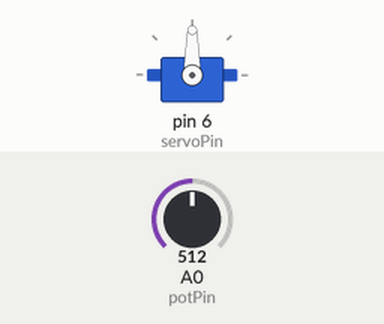
Recording of a sketch running on a simulated Arduino Uno, built with avr-gcc and run on an emulated ATmega328P. Shown: servo. Inputs (shaded band) come from the test bench; at power-on: A0 (potPin) = 512.

Above: at 1.2 s.
1.3 s: A0 (potPin) set to 716
At 2.4 s:
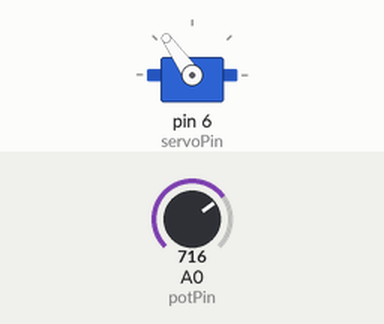
2.8 s: A0 (potPin) set to 900
At 3.2 s:
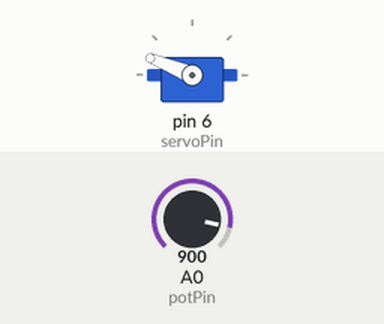
4.3 s: A0 (potPin) set to 1023
At 4.7 s:
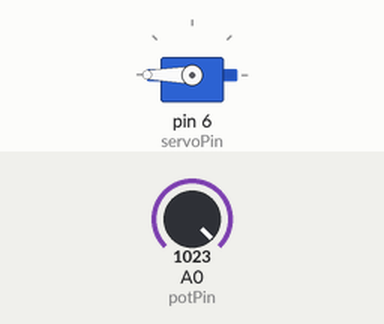
5.8 s: A0 (potPin) set to 306
At 6.7 s:
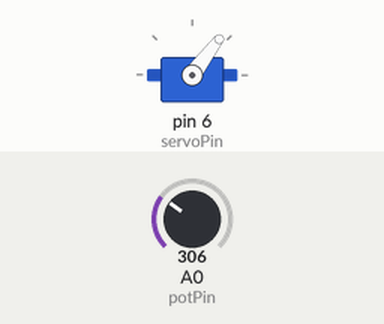
7.3 s: A0 (potPin) set to 122
At 8.2 s:
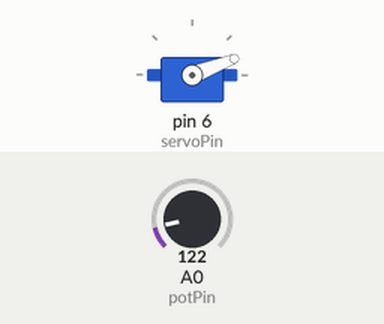
Timing chart, 0 to 9.8 s (numbered marks = the images above; inputs shaded):
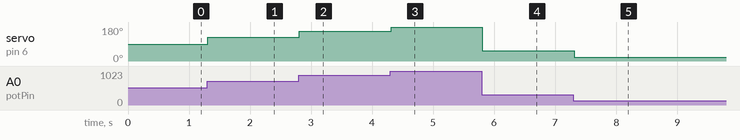

The sketch:

potentiometer_input_into_servo_motor_output.ino
```cpp
//src: https://www.arduino.cc/reference/en/libraries/servo/
//src: https://www.arduino.cc/reference/en/language/functions/math/map/
//src: https://www.arduino.cc/reference/en/language/functions/math/constrain/
//src: https://www.tinkercad.com/things/aHVJVUTZJ1t-servo-motor-control-wpotentiometer
//src: https://www.arduino.cc/en/Tutorial/Knob

#include <Servo.h>

const int potPin = 0;
const int servoPin = 6;

Servo servo;

void setup() {
  servo.attach(servoPin);
}

void loop() {
  int potAngle = analogRead(potPin);
  int potAngleRestricted = constrain(potAngle, 0, 1023);
  int servoAngle = map(potAngleRestricted, 0, 1023, 0, 180);
  servo.write(servoAngle);
  delay(15);
}
```

Measured:
- after the input at 1.3 s, servo on pin 6 (servoPin): 90° → 125° at once
- after the input at 2.8 s, servo on pin 6 (servoPin): 125° → 158° at once
- after the input at 4.3 s, servo on pin 6 (servoPin): 158° → 180° at once
- after the input at 5.8 s, servo on pin 6 (servoPin): 180° → 53° at once
- after the input at 7.3 s, servo on pin 6 (servoPin): 53° → 21° at once
